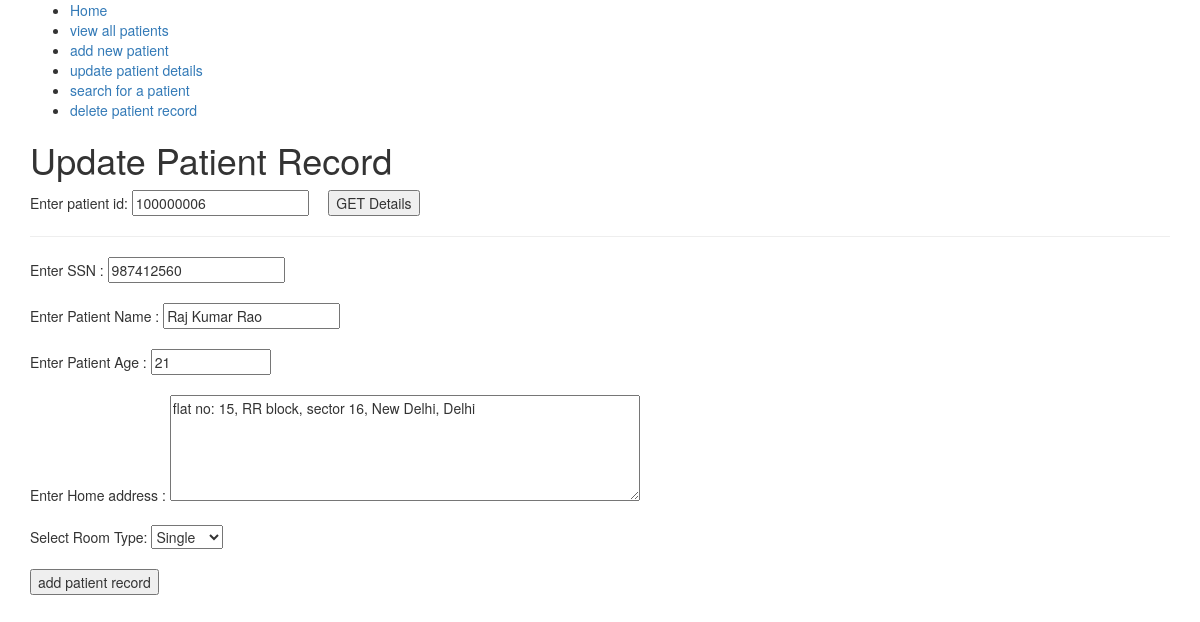
Page /updateDetails?id=100000006 (signed in) on the committed database.
### tables this page shows
CREATE TABLE patients (
		ws_ssn INTEGER UNIQUE,
		ws_pat_id INTEGER PRIMARY KEY AUTOINCREMENT,
		ws_pat_name TEXT NOT NULL,
		ws_adrs TEXT NOT NULL,
		ws_age INTEGER NOT NULL,
		ws_doj TEXT NOT NULL,
		ws_rtype TEXT,
		ws_status INTEGER DEFAULT 1
	);

### app.py (the view, shortened to what this page needs)
@app.route('/updateDetails', methods=['POST','GET'])
def update():
	conn = sqlite3.connect("hospital.db")
	cur = conn.cursor()
	if 'loggedInUserId' in request.cookies:
		if request.method == 'GET':
			if request.args.get('id'):
				patient_id = request.args.get('id')
				cur.execute("SELECT * FROM patients WHERE ws_pat_id=?;",(patient_id,))
				patient_details = cur.fetchone()
				cur.close()
				conn.close()
				if patient_details is None:
					flash("No such patient exists!")
					return redirect(url_for('update'))
				return render_template("updatePatientDetails.html",pageTitle="update patient details",id_editable=False,patient_details=patient_details,data_set=True)
		return render_template("updatePatientDetails.html",pageTitle="update patient details",data_set=False)
	return redirect(url_for('login'))

### templates/updatePatientDetails.html (shortened to what this page needs)
{% extends "base.html" %}
{% block body %}
{% include "include/navbar.html" %}
<h1>Update Patient Record</h1>
<form method="GET">
	Enter patient id: <input type="text" pattern="[0-9]{9}" name="id" placeholder="enter patient id" {% if data_set %} value="{{patient_details[1]}}" {% endif %} required /> &nbsp;
	<input type="submit" name="up_patient_id_sunbmit_btn" value="GET Details" />
</form>
<hr />
{% if not data_set %}
<form method="POST" action="">
	Enter SSN : <input type="text" name="p_ssn" pattern="[0-9]{9}" placeholder="enter SSN" required /> <br /><br />
	Enter Patient Name : <input type="text" name="p_name" pattern="[A-Z a-z]{3,}" placeholder="enter patient name"
		required /> <br /><br />
	Enter Patient Age : <input type="number" name="p_age" placeholder="enter patient age" min="1" max="130"
		style="width: 120px;" required /><br /><br />
	Enter Home address : <textarea name="p_addr" placeholder="enter address" rows="5" cols="60" required></textarea>
	<br /><br />
	Select Room Type:
	<select name="p_rtype" required>
		<option value="" selected>Select</option>
		<option value="General">General</option>
		<option value="Semi">Semi</option>
		<option value="Single">Single</option>
	</select>
	<br><br>
	<input type="submit" value="add patient record" />
</form>
{% else %}
<form method="POST" action="/updateDetails">
	Enter SSN : <input type="text" name="p_ssn" pattern="[0-9]{9}" value="{{patient_details[0]}}" placeholder="enter SSN" required /> <br /><br />
	Enter Patient Name : <input type="text" name="p_name" value="{{patient_details[2]}}" pattern="[A-Z a-z]{3,}" placeholder="enter patient name"
		required /> <br /><br />
	Enter Patient Age : <input type="number" name="p_age" value="{{patient_details[4]}}" placeholder="enter patient age" min="1" max="130"
		style="width: 120px;" required /><br /><br />
	Enter Home address : <textarea name="p_addr" placeholder="enter address" rows="5" cols="60" required>{{patient_details[3]}}</textarea>
	<br /><br />
	Select Room Type:
	<select name="p_rtype" required>
		{% if patient_details[6] == 'Single' %}
			<option value="Single" selected>Single</option>
		{% else %}
			<option value="Single">Single</option>
		{% endif %}
	</select>
	<br><br>
	<input type="submit" value="add patient record" />
</form>
{% endif %}
{% endblock %}

### rows in the picture
patients: id "100000006", p_ssn "987412560", p_name "Raj Kumar Rao", p_age "21", p_addr "flat no: 15, RR block, sector 16, New Delhi, Delhi", p_rtype "Single"
